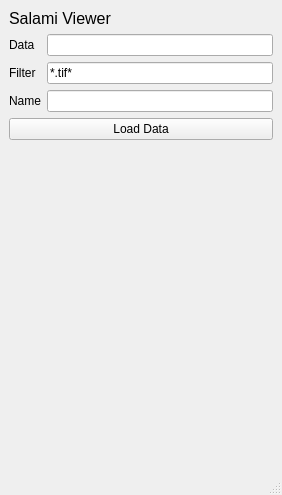
<?xml version="1.0" encoding="UTF-8"?>
<ui version="4.0">
 <class>MainWindow</class>
 <widget class="QMainWindow" name="MainWindow">
  <property name="geometry">
   <rect>
    <x>0</x>
    <y>0</y>
    <width>282</width>
    <height>495</height>
   </rect>
  </property>
  <property name="maximumSize">
   <size>
    <width>16777215</width>
    <height>16777215</height>
   </size>
  </property>
  <property name="windowTitle">
   <string>MainWindow</string>
  </property>
  <widget class="QWidget" name="centralwidget">
   <layout class="QGridLayout" name="gridLayout">
    <item row="0" column="0" colspan="2">
     <widget class="QLabel" name="label_title">
      <property name="font">
       <font>
        <pointsize>12</pointsize>
       </font>
      </property>
      <property name="text">
       <string>Salami Viewer</string>
      </property>
     </widget>
    </item>
    <item row="3" column="0">
     <widget class="QLabel" name="label_data_name">
      <property name="text">
       <string>Name</string>
      </property>
     </widget>
    </item>
    <item row="2" column="1">
     <widget class="QLineEdit" name="lineEdit_filter">
      <property name="text">
       <string>*.tif*</string>
      </property>
     </widget>
    </item>
    <item row="2" column="0">
     <widget class="QLabel" name="label_filter">
      <property name="text">
       <string>Filter</string>
      </property>
     </widget>
    </item>
    <item row="4" column="0" colspan="2">
     <widget class="QPushButton" name="pushButton_load_data">
      <property name="text">
       <string>Load Data</string>
      </property>
     </widget>
    </item>
    <item row="1" column="0">
     <widget class="QLabel" name="label_data_path">
      <property name="text">
       <string>Data</string>
      </property>
     </widget>
    </item>
    <item row="3" column="1">
     <widget class="QLineEdit" name="lineEdit_data_name"/>
    </item>
    <item row="1" column="1">
     <widget class="QLineEdit" name="lineEdit_data_path"/>
    </item>
    <item row="5" column="0" colspan="2">
     <spacer name="verticalSpacer">
      <property name="orientation">
       <enum>Qt::Vertical</enum>
      </property>
      <property name="sizeHint" stdset="0">
       <size>
        <width>20</width>
        <height>40</height>
       </size>
      </property>
     </spacer>
    </item>
   </layout>
  </widget>
  <widget class="QMenuBar" name="menubar">
   <property name="geometry">
    <rect>
     <x>0</x>
     <y>0</y>
     <width>282</width>
     <height>20</height>
    </rect>
   </property>
  </widget>
  <widget class="QStatusBar" name="statusbar"/>
 </widget>
 <resources/>
 <connections/>
</ui>
